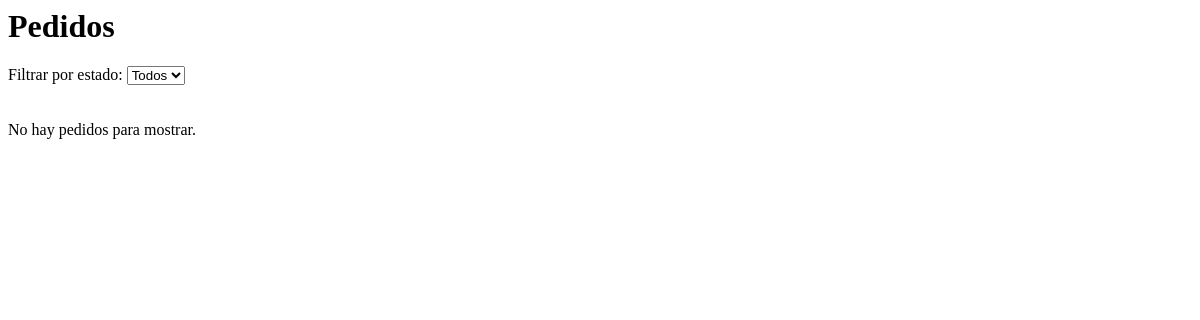
/panel/pedidos/, run on an earlier commit of the app's database.
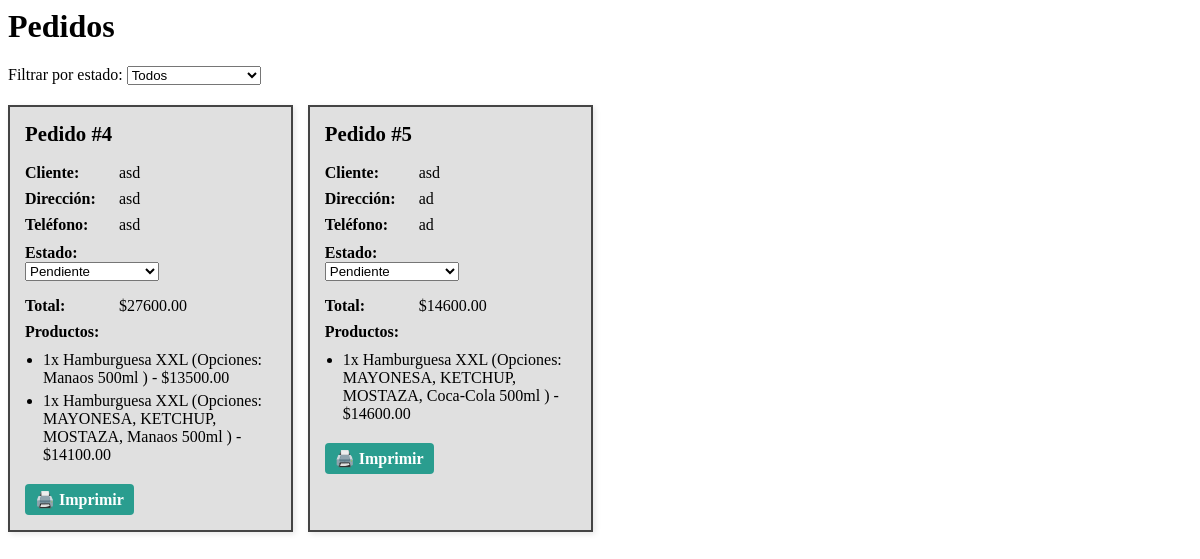
And on a later commit of the database.
### mi_app/models.py (models this page shows, shortened)
class Pedido(models.Model):
    ESTADOS = [
        ('pendiente', 'Pendiente'),
        ('proceso', 'En proceso'),
        ('listo', 'Listo para entregar'),
        ('entregado', 'Entregado'),
        ('cancelado', 'Cancelado'),
    ]
    cliente_nombre = models.CharField(max_length=100)
    cliente_direccion = models.CharField(max_length=200)
    cliente_telefono = models.CharField(max_length=20, blank=True)
    total = models.DecimalField(max_digits=10, decimal_places=2, default=0)
    estado = models.CharField(max_length=20, choices=ESTADOS, default='pendiente')
    fecha_creacion = models.DateTimeField(auto_now_add=True)

class PedidoProducto(models.Model):
    pedido = models.ForeignKey(Pedido, on_delete=models.CASCADE, related_name='items')
    producto = models.ForeignKey(Producto, on_delete=models.CASCADE)
    cantidad = models.PositiveIntegerField(default=1)
    opciones_seleccionadas = models.ManyToManyField(PersonalizacionOpcion, blank=True)
    def subtotal(self):
        subtotal_base = self.producto.precio * self.cantidad
        extras = sum([op.precio_extra for op in self.opciones_seleccionadas.all()])
        return subtotal_base + (extras * self.cantidad)

class Producto(models.Model):
    nombre = models.CharField(max_length=100)
    descripcion = models.TextField(blank=True)
    precio = models.DecimalField(max_digits=8, decimal_places=2)
    categoria = models.CharField(max_length=50)
    disponible = models.BooleanField(default=True)
    personalizable = models.BooleanField(default=False)
    campos_personalizacion = models.ManyToManyField('PersonalizacionCampo', blank=True, related_name='productos')
    imagen = models.ImageField(upload_to='productos/', blank=True, null=True)  # 👈 campo nuevo

class PersonalizacionOpcion(models.Model):
    campo = models.ForeignKey(PersonalizacionCampo, on_delete=models.CASCADE, related_name='opciones')
    nombre = models.CharField(max_length=100)
    precio_extra = models.DecimalField(max_digits=6, decimal_places=2, default=0)

### mi_app/views.py (the view)
# urls.py: path('panel/pedidos/', views.pedidos_admin, name='pedidos_admin'),
def pedidos_admin(request):
    estado = request.GET.get('estado')
    pedidos = Pedido.objects.all()
    if estado:
        pedidos = pedidos.filter(estado=estado)
    return render(request, 'admin/pedidos_admin.html', {'pedidos': pedidos})

### mi_app/templates/admin/pedidos_admin.html (shortened to what this page needs)
{% load static %}
<h1>Pedidos</h1>
<link rel="stylesheet" href="{% static 'css/pedidos_admin.css' %}">
<form method="get" style="margin-bottom: 20px;">
  <label for="estado">Filtrar por estado:</label>
  <select id="estado" name="estado" onchange="this.form.submit()">
    <option value="">Todos</option>
  </select>
</form>
<div class="pedidos-grid">
  {% for pedido in pedidos %}
    <div class="pedido-card">
      <h2>Pedido #{{ pedido.id }}</h2>
      <div class="pedido-info"><strong>Cliente:</strong> {{ pedido.cliente_nombre }}</div>
      <div class="pedido-info"><strong>Dirección:</strong> {{ pedido.cliente_direccion }}</div>
      <div class="pedido-info"><strong>Teléfono:</strong> {{ pedido.cliente_telefono }}</div>
      <div class="pedido-estado" style="margin-top: 10px;"><strong>Estado:</strong>
        <form method="post" action="{% url 'cambiar_estado_pedido' pedido.id %}">
          <select name="estado" onchange="this.form.submit()">
            {% for key, label in pedido.ESTADOS %}
              <option value="{{ key }}" {% if pedido.estado == key %}selected{% endif %}>{{ label }}</option>
            {% endfor %}
          </select>
        </form>
      </div>
      <div class="pedido-info"><strong>Total:</strong> ${{ pedido.total }}</div>
      <div class="pedido-info"><strong>Productos:</strong></div>
      <ul class="productos-list">
        {% for item in pedido.items.all %}
          <li>
            {{ item.cantidad }}x {{ item.producto.nombre }}
            {% if item.opciones_seleccionadas.all %}
              (Opciones:
              {% for op in item.opciones_seleccionadas.all %}
                {{ op.nombre }}{% if not forloop.last %}, {% endif %}
              {% endfor %}
              )
            {% endif %}
            - ${{ item.subtotal|floatformat:2 }}
          </li>
        {% endfor %}
      </ul>
      <div class="pedido-actions">
        <a href="{% url 'imprimir_pedido' pedido.id %}" target="_blank">🖨️ Imprimir</a>
      </div>
    </div>
  {% empty %}
    <p>No hay pedidos para mostrar.</p>
  {% endfor %}
</div>

What changed in the data, as far as the page shows it:
added Pedido: id "4", cliente_nombre "asd", cliente_direccion "asd", cliente_telefono "asd", estado "Pendiente", total "27600.00"
added PedidoProducto: cantidad "1", producto.nombre "Hamburguesa XXL", subtotal "13500.00", shown under "4"
now on this page (row unchanged): PersonalizacionOpcion: nombre "Manaos 500ml"
added PedidoProducto: cantidad "1", producto.nombre "Hamburguesa XXL", subtotal "14100.00", shown under "4"
now on this page (row unchanged): PersonalizacionOpcion: nombre "MAYONESA"
now on this page (row unchanged): PersonalizacionOpcion: nombre "KETCHUP"
now on this page (row unchanged): PersonalizacionOpcion: nombre "MOSTAZA"
added Pedido: id "5", cliente_nombre "asd", cliente_direccion "ad", cliente_telefono "ad", estado "Pendiente", total "14600.00"
added PedidoProducto: cantidad "1", producto.nombre "Hamburguesa XXL", subtotal "14600.00", shown under "5"
now on this page (row unchanged): PersonalizacionOpcion: nombre "Coca-Cola 500ml", shown under "1"
Also different on the page:
text no longer shown: "No hay pedidos para mostrar."
